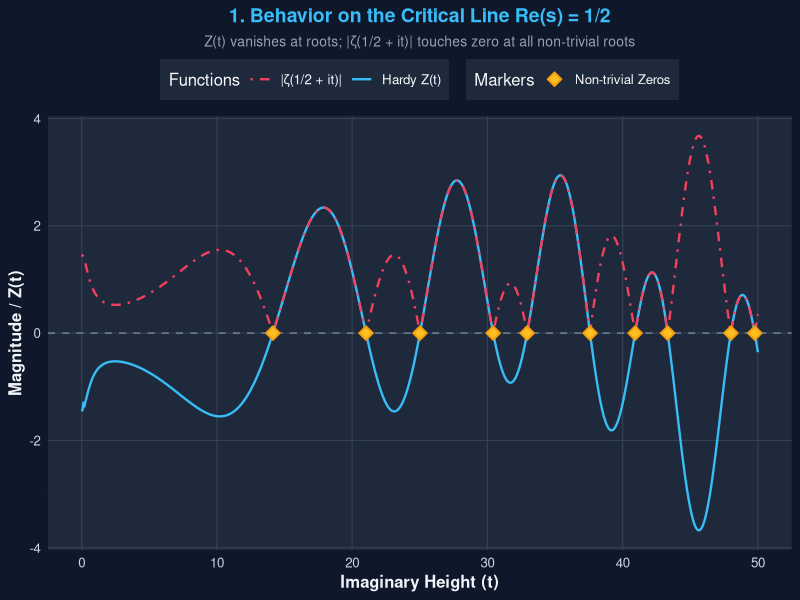
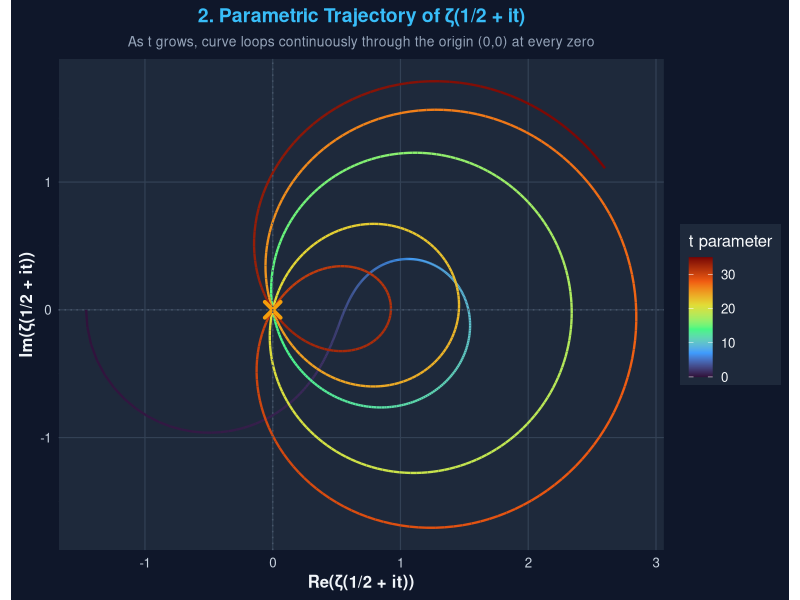
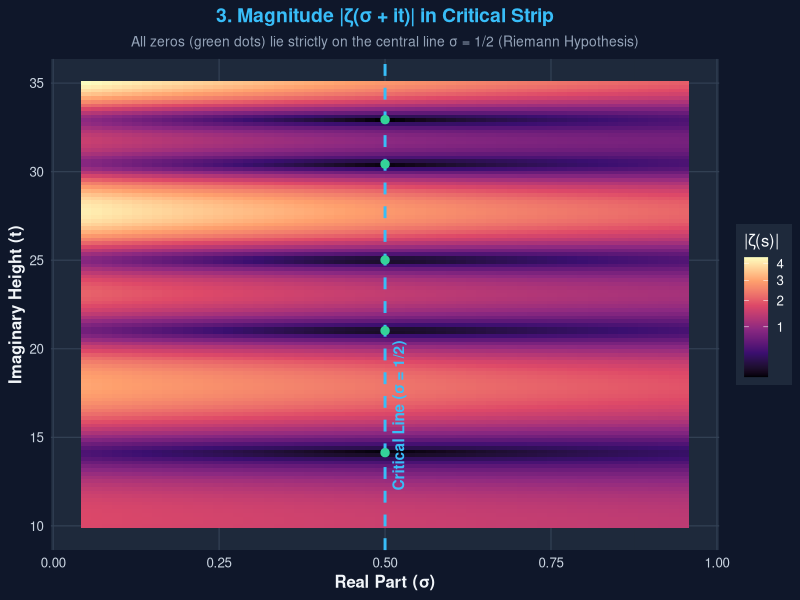
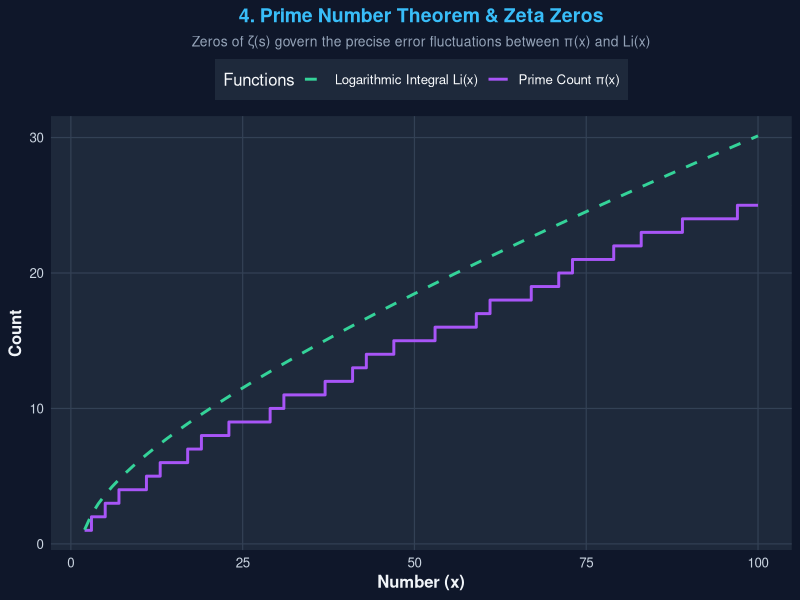
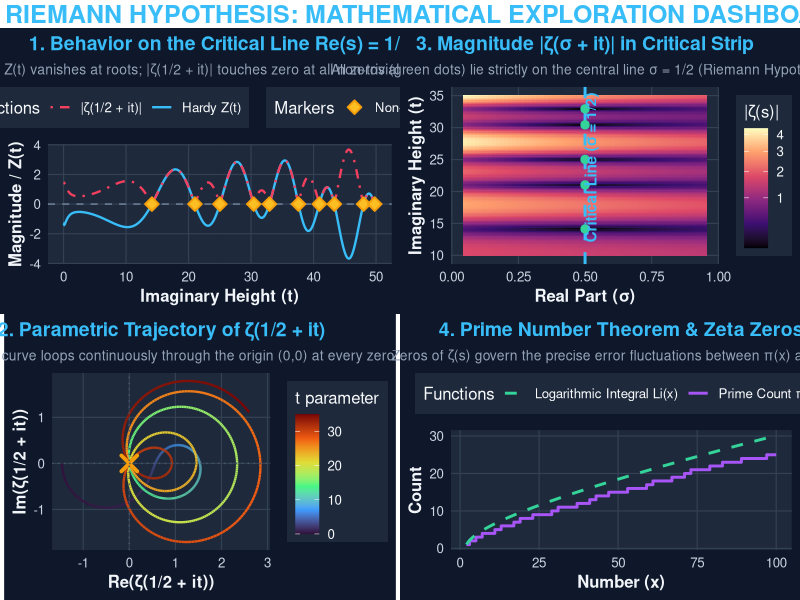

The R script that drew these images, in order:
# ==============================================================================
# RIEMANN HYPOTHESIS VISUALIZATION DASHBOARD IN R
# ==============================================================================
# Author: Antigravity AI
# Description: Computes and visualizes key analytical properties of the 
#              Riemann Zeta Function zeta(s) in relation to the Riemann Hypothesis:
#              1. Zeta & Hardy's Z-function on the Critical Line Re(s) = 1/2
#              2. Parametric Trajectory of zeta(1/2 + it) in the Complex Plane
#              3. Magnitude Landscape |zeta(sigma + it)| across the Critical Strip
#              4. Connection between Zeta Zeros and the Prime Counting Function pi(x)
# ==============================================================================

suppressPackageStartupMessages({
  library(ggplot2)
  library(gridExtra)
  library(viridis)
  library(dplyr)
  library(tidyr)
})

# ------------------------------------------------------------------------------
# 1. CORE NUMERICAL FUNCTIONS FOR THE RIEMANN ZETA FUNCTION
# ------------------------------------------------------------------------------

# Dirichlet Eta function acceleration (Borwein 1995 Algorithm)
# s: complex number or vector of complex numbers
zeta_borwein <- function(s, N = 45) {
  k_vec <- 1:N
  two_N <- 2^N
  e <- sapply(k_vec, function(k) sum(choose(N, k:N))) / two_N
  
  sapply(s, function(s_val) {
    if (abs(s_val - 1.0) < 1e-9) return(Inf)
    term <- (-1)^(k_vec - 1) * e / (k_vec^s_val)
    eta <- sum(term)
    eta / (1 - 2^(1 - s_val))
  })
}

# Asymptotic expansion of the Riemann-Siegel Theta function theta(t)
theta_rs <- function(t) {
  sapply(t, function(t_val) {
    if (t_val <= 0.1) return(0)
    0.5 * t_val * log(t_val / (2 * pi)) - 0.5 * t_val - pi / 8 + 
      1 / (48 * t_val) + 7 / (5760 * t_val^3)
  })
}

# Hardy's Z-function: Z(t) = exp(i * theta(t)) * zeta(1/2 + i*t)
hardy_z <- function(t, N = 45) {
  s_vals <- 0.5 + 1i * t
  z_vals <- zeta_borwein(s_vals, N = N)
  th_vals <- theta_rs(t)
  Re(exp(1i * th_vals) * z_vals)
}

# Known non-trivial zeros (imaginary parts t_k on critical line Re(s) = 0.5)
known_zeros <- c(
  14.13472514, 21.02203964, 25.01085758, 30.42487613, 32.93506159,
  37.58617815, 40.91871901, 43.32707328, 48.00515088, 49.77383248
)

# Custom dark theme for publication-quality output
theme_riemann <- function() {
  theme_minimal(base_size = 12) +
    theme(
      plot.background = element_rect(fill = "#0f172a", color = NA),
      panel.background = element_rect(fill = "#1e293b", color = NA),
      panel.grid.major = element_line(color = "#334155", linewidth = 0.4),
      panel.grid.minor = element_line(color = "#1e293b", linewidth = 0.2),
      text = element_text(color = "#f8fafc"),
      axis.text = element_text(color = "#cbd5e1"),
      axis.title = element_text(color = "#f1f5f9", face = "bold"),
      plot.title = element_text(color = "#38bdf8", face = "bold", size = 14, hjust = 0.5),
      plot.subtitle = element_text(color = "#94a3b8", size = 10, hjust = 0.5),
      legend.background = element_rect(fill = "#1e293b", color = NA),
      legend.text = element_text(color = "#f8fafc")
    )
}

# ------------------------------------------------------------------------------
# 2. GENERATE PLOT 1: HARDY'S Z-FUNCTION & MODULUS ON CRITICAL LINE
# ------------------------------------------------------------------------------

cat("Computing Plot 1: Zeta on the Critical Line Re(s) = 1/2...\n")
t_grid1 <- seq(0, 50, length.out = 800)
zeta_crit <- zeta_borwein(0.5 + 1i * t_grid1, N = 45)
z_func <- hardy_z(t_grid1, N = 45)
mod_zeta <- Mod(zeta_crit)

df_crit <- data.frame(
  t = t_grid1,
  Z = z_func,
  ModZeta = mod_zeta
)

df_zeros <- data.frame(
  t = known_zeros[known_zeros <= 50],
  y = 0
)

p1 <- ggplot(df_crit, aes(x = t)) +
  geom_hline(yintercept = 0, color = "#64748b", linetype = "dashed", linewidth = 0.6) +
  geom_line(aes(y = Z, color = "Hardy Z(t)"), linewidth = 0.8) +
  geom_line(aes(y = ModZeta, color = "|ζ(1/2 + it)|"), linewidth = 0.8, linetype = "dotdash") +
  geom_point(data = df_zeros, aes(x = t, y = y, fill = "Non-trivial Zeros"), 
             shape = 23, size = 3, color = "#f59e0b", stroke = 1) +
  scale_color_manual(name = "Functions", values = c("Hardy Z(t)" = "#38bdf8", "|ζ(1/2 + it)|" = "#f43f5e")) +
  scale_fill_manual(name = "Markers", values = c("Non-trivial Zeros" = "#fbbf24")) +
  labs(
    title = "1. Behavior on the Critical Line Re(s) = 1/2",
    subtitle = "Z(t) vanishes at roots; |ζ(1/2 + it)| touches zero at all non-trivial roots",
    x = "Imaginary Height (t)",
    y = "Magnitude / Z(t)"
  ) +
  theme_riemann() +
  theme(legend.position = "top")

# ------------------------------------------------------------------------------
# 3. GENERATE PLOT 2: PARAMETRIC TRAJECTORY IN THE COMPLEX PLANE
# ------------------------------------------------------------------------------

cat("Computing Plot 2: Parametric Spiral Trajectory in Complex Plane...\n")
t_grid2 <- seq(0, 35, length.out = 1000)
zeta_traj <- zeta_borwein(0.5 + 1i * t_grid2, N = 45)

df_traj <- data.frame(
  Real = Re(zeta_traj),
  Imag = Im(zeta_traj),
  t = t_grid2
)

zeros_traj <- data.frame(
  Real = 0,
  Imag = 0,
  label = "Origin (0,0)\nZeros of ζ(s)"
)

p2 <- ggplot(df_traj, aes(x = Real, y = Imag)) +
  geom_path(aes(color = t), linewidth = 0.8) +
  geom_point(data = zeros_traj, aes(x = Real, y = Imag), color = "#f59e0b", size = 4, shape = 4, stroke = 2) +
  geom_vline(xintercept = 0, color = "#475569", linetype = "dotted") +
  geom_hline(yintercept = 0, color = "#475569", linetype = "dotted") +
  scale_color_viridis_c(option = "turbo", name = "t parameter") +
  labs(
    title = "2. Parametric Trajectory of ζ(1/2 + it)",
    subtitle = "As t grows, curve loops continuously through the origin (0,0) at every zero",
    x = "Re(ζ(1/2 + it))",
    y = "Im(ζ(1/2 + it))"
  ) +
  coord_fixed(ratio = 1) +
  theme_riemann() +
  theme(legend.position = "right")

# ------------------------------------------------------------------------------
# 4. GENERATE PLOT 3: MAGNITUDE LANDSCAPE IN THE CRITICAL STRIP
# ------------------------------------------------------------------------------

cat("Computing Plot 3: 2D Landscape Across Critical Strip (0 < σ < 1)...\n")
sigma_grid <- seq(0.05, 0.95, length.out = 60)
t_grid3 <- seq(10, 35, length.out = 120)

grid_3d <- expand.grid(sigma = sigma_grid, t = t_grid3)
s_grid <- grid_3d$sigma + 1i * grid_3d$t
grid_3d$mod_zeta <- Mod(zeta_borwein(s_grid, N = 35))

p3 <- ggplot(grid_3d, aes(x = sigma, y = t, fill = mod_zeta)) +
  geom_tile() +
  scale_fill_viridis_c(option = "magma", name = "|ζ(s)|", trans = "sqrt") +
  geom_vline(xintercept = 0.5, color = "#38bdf8", linetype = "dashed", linewidth = 1) +
  geom_point(data = data.frame(sigma = 0.5, t = known_zeros[known_zeros >= 10 & known_zeros <= 35]),
             aes(x = sigma, y = t), color = "#34d399", size = 2.5, inherit.aes = FALSE) +
  annotate("text", x = 0.52, y = 12, label = "Critical Line (σ = 1/2)", color = "#38bdf8", angle = 90, hjust = 0, fontface = "bold") +
  labs(
    title = "3. Magnitude |ζ(σ + it)| in Critical Strip",
    subtitle = "All zeros (green dots) lie strictly on the central line σ = 1/2 (Riemann Hypothesis)",
    x = "Real Part (σ)",
    y = "Imaginary Height (t)"
  ) +
  theme_riemann() +
  theme(legend.position = "right")

# ------------------------------------------------------------------------------
# 5. GENERATE PLOT 4: PRIME COUNTING FUNCTION & RIEMANN CONNECTION
# ------------------------------------------------------------------------------

cat("Computing Plot 4: Prime Distribution & Logarithmic Integral...\n")
is_prime <- function(n) {
  if (n <= 1) return(FALSE)
  if (n <= 3) return(TRUE)
  if (n %% 2 == 0 || n %% 3 == 0) return(FALSE)
  i <- 5
  while (i * i <= n) {
    if (n %% i == 0 || n %% (i + 2) == 0) return(FALSE)
    i <- i + 6
  }
  return(TRUE)
}

x_vals <- 2:100
primes <- sapply(x_vals, is_prime)
pi_x <- cumsum(primes)

# Logarithmic integral approximation Li(x) = int_2^x dt/ln(t)
li_x <- sapply(x_vals, function(x) {
  integrate(function(t) 1 / log(t), lower = 2, upper = x)$value + 1.04516 # Li(2) offset
})

df_primes <- data.frame(
  x = x_vals,
  pi_x = pi_x,
  li_x = li_x,
  diff = li_x - pi_x
)

p4 <- ggplot(df_primes, aes(x = x)) +
  geom_step(aes(y = pi_x, color = "Prime Count π(x)"), linewidth = 1) +
  geom_line(aes(y = li_x, color = "Logarithmic Integral Li(x)"), linewidth = 1, linetype = "dashed") +
  scale_color_manual(name = "Functions", values = c("Prime Count π(x)" = "#a855f7", "Logarithmic Integral Li(x)" = "#34d399")) +
  labs(
    title = "4. Prime Number Theorem & Zeta Zeros",
    subtitle = "Zeros of ζ(s) govern the precise error fluctuations between π(x) and Li(x)",
    x = "Number (x)",
    y = "Count"
  ) +
  theme_riemann() +
  theme(legend.position = "top")

# ------------------------------------------------------------------------------
# 6. COMBINE ALL PLOTS INTO A COMPOSITE DASHBOARD & SAVE
# ------------------------------------------------------------------------------

cat("Saving individual plots and dashboard...\n")
ggsave("plot1_critical_line.png", p1, width = 8, height = 6, dpi = 300)
ggsave("plot2_complex_trajectory.png", p2, width = 8, height = 6, dpi = 300)
ggsave("plot3_critical_strip_landscape.png", p3, width = 8, height = 6, dpi = 300)
ggsave("plot4_prime_connection.png", p4, width = 8, height = 6, dpi = 300)

title_grob <- grid::textGrob(
  "THE RIEMANN HYPOTHESIS: MATHEMATICAL EXPLORATION DASHBOARD",
  gp = grid::gpar(fontsize = 18, fontface = "bold", col = "#38bdf8")
)
dashboard <- gridExtra::marrangeGrob(
  list(p1, p2, p3, p4),
  nrow = 2, ncol = 2,
  top = title_grob
)

output_file <- "riemann_hypothesis_dashboard.png"
ggsave(output_file, dashboard, width = 16, height = 12, dpi = 300)
cat(sprintf("\nSuccessfully saved dashboard image to '%s' and individual plot PNGs!\n", output_file))
